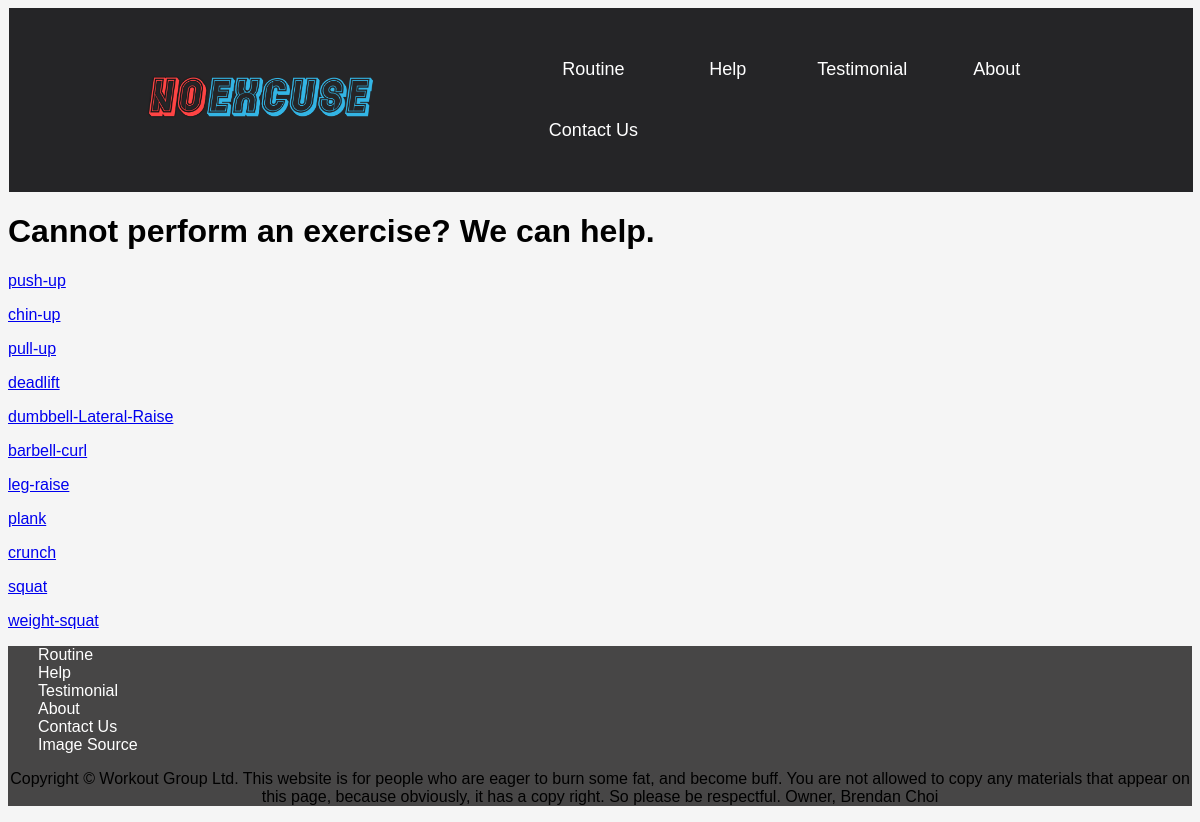
Screenshot of /help/ with the database file from the repository.
### tables this page shows
CREATE TABLE Exercise (id INTEGER PRIMARY KEY AUTOINCREMENT, name TEXT, weight INTEGER);

### app.py (the view)
@app.route('/help/')
def help():
    conn = sqlite3.connect('database.db')
    cur = conn.cursor()
    cur.execute('SELECT id, name FROM Exercise')
    help_exercise = cur.fetchall()
    return render_template('help.html', help_exercise=help_exercise)

### templates/help.html
{% extends 'layout.html' %}
{% block content %}
    <h1><strong>Cannot perform an exercise? We can help.</strong></h1>
        <div class="help">
            {% for help in help_exercise %}
                <a href="#help[0]"><p>{{ help[1] }}</p></a>
            {% endfor %}
        </div>
{% endblock %}

### static/css/style.css (style rules this page uses)
html { box-sizing: border-box; margin: 0; padding: 0; background-color:whitesmoke; font-family: Verdana, Tahoma, sans-serif; }

### rows the page displays
Exercise: name "push-up"
Exercise: name "chin-up"
Exercise: name "pull-up"
Exercise: name "deadlift"
Exercise: name "dumbbell-Lateral-Raise"
Exercise: name "barbell-curl"
Exercise: name "leg-raise"
Exercise: name "plank"
Exercise: name "crunch"
Exercise: name "squat"
Exercise: name "weight-squat"
